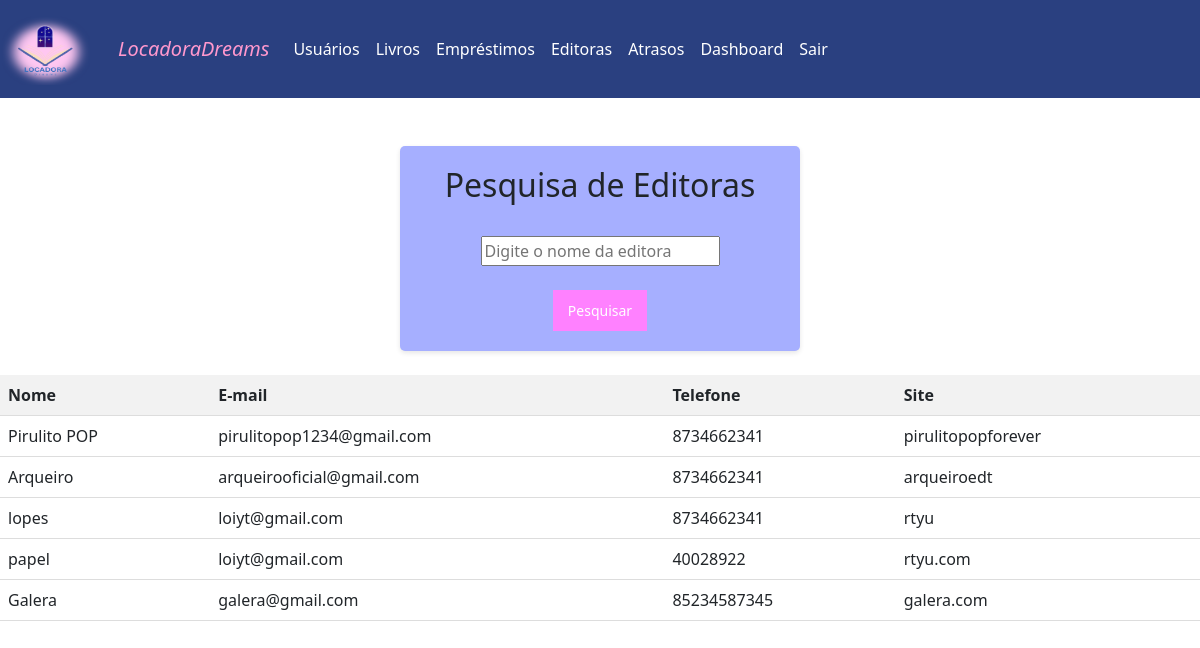
The app's page /Juliana3A/pesquisaeditora.php, older data.
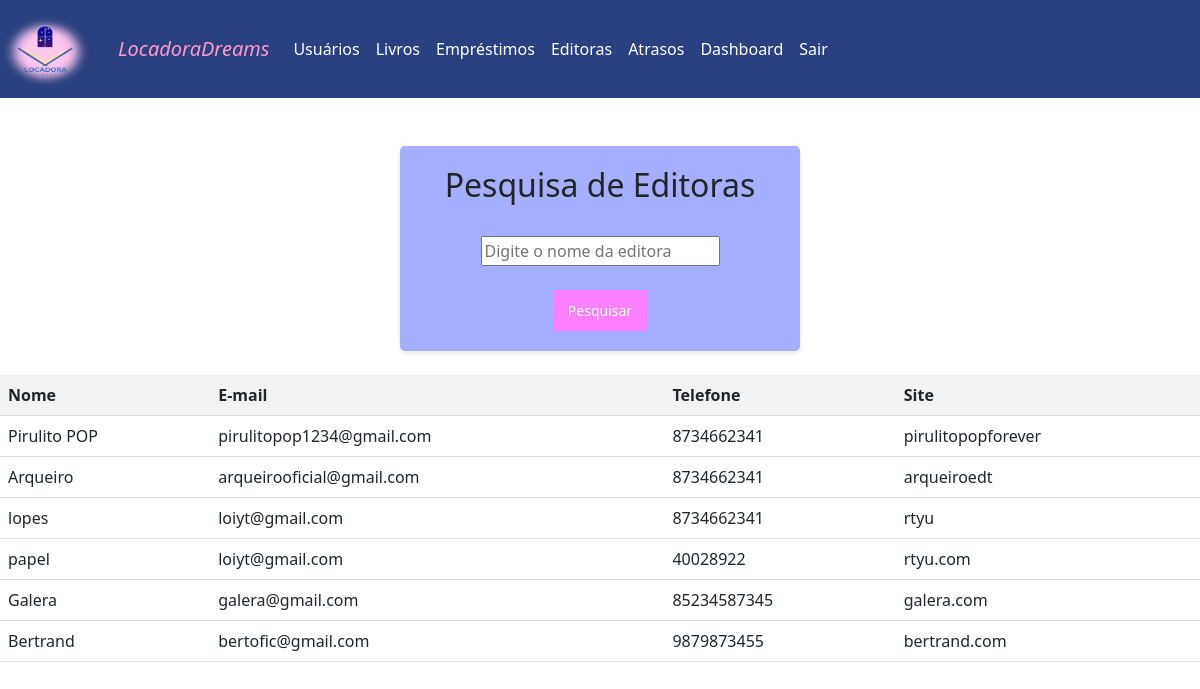
The same page, newer data.
### tables this page shows
CREATE TABLE `editora` (
  `id` int(11) NOT NULL,
  `nome_editora` text NOT NULL,
  `email_editora` text NOT NULL,
  `telefone` text NOT NULL,
  `site_editora` text NOT NULL
);

### Juliana3A/pesquisaeditora.php (the view, shortened to what this page needs)
<!DOCTYPE html>
<html>
<head>
  	<link rel="stylesheet" href="css/bootstrap.min.css">
</head>
<body>
<nav class="navbar navbar-expand-lg "  style="background-color: #2A4080;">
		<a class="navbar-brand" href="#">
      		<img src="logo.png" alt="Bootstrap" width="90" height="72">
    	</a>
        <div class="container-fluid">
          <a class="navbar-brand" href="index.html">LocadoraDreams</a>
          <div class="collapse navbar-collapse" id="navbarNavAltMarkup">
            <div class="navbar-nav">
              <a class="nav-link" href="usuarios.php">Usuários</a>
			  <a class="nav-link" href="livros.php">Livros</a>
			  <a class="nav-link" href="emprestimo.php">Empréstimos</a>
			  <a class="nav-link" href="editora.php">Editoras</a>
			  <a class="nav-link" href="atrasos.php">Atrasos</a>
			  <a class="nav-link " href="dashboard.php" class="dashboard-button">Dashboard</a>
			  <a class="nav-link" href="logout.php">Sair</a>
            </div>
          </div>
        </div>
      </nav>
	  <br><br>
      <div class="container">
        <center>
    <h2>Pesquisa de Editoras</h2>
    <br>
    <form method="GET" action="">
        <input type="text" name="nome" placeholder="Digite o nome da editora"><br><br>
        <input type="submit" value="Pesquisar">
    </form>
    </div>
    </center><br>
    <?php
    if ($_SERVER['REQUEST_METHOD'] === 'GET') {
        @$nome = $_GET['nome'];
        include 'conexao.php';
        $query = "SELECT * FROM editora WHERE nome_editora LIKE '%$nome%'";
        $result = mysqli_query($conn, $query);
        if (mysqli_num_rows($result) > 0) {
            echo "<table>
                    <tr>
                        <th>Nome</th>
                        <th>E-mail</th>
                        <th>Telefone</th>
                        <th>Site</th>
                    </tr>";
            while ($row = mysqli_fetch_assoc($result)) {
                echo "<tr>
                        <td>" . $row['nome_editora'] . "</td>
                        <td>" . $row['email_editora'] . "</td>
                        <td>" . $row['telefone'] . "</td>
                        <td>" . $row['site_editora'] . "</td>
                    </tr>";
            }
            echo "</table>";
        } else {
            echo "Nenhuma editora encontrada.";
        }
    }
    ?>
</body>
</html>

Row changes from the older to the newer data that the page shows:
added editora: nome_editora "Bertrand", email_editora "bertofic@gmail.com", telefone "9879873455", site_editora "bertrand.com"
